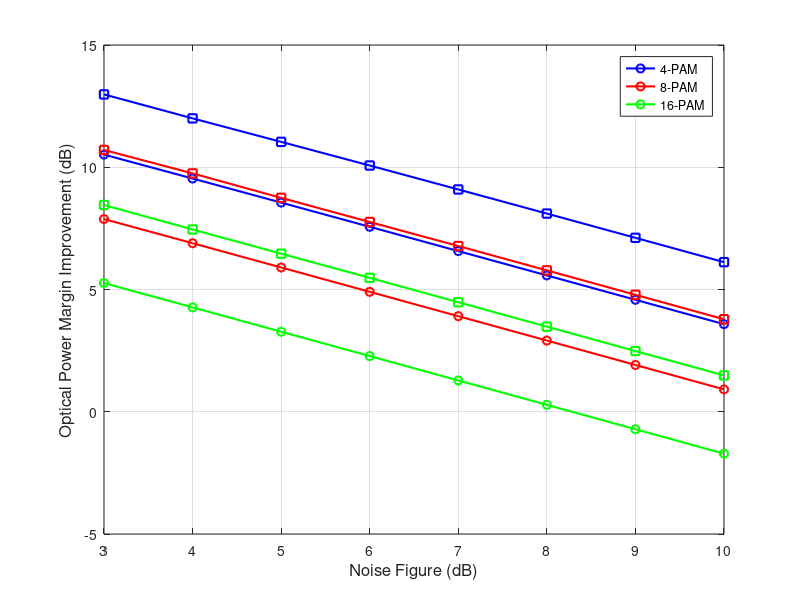
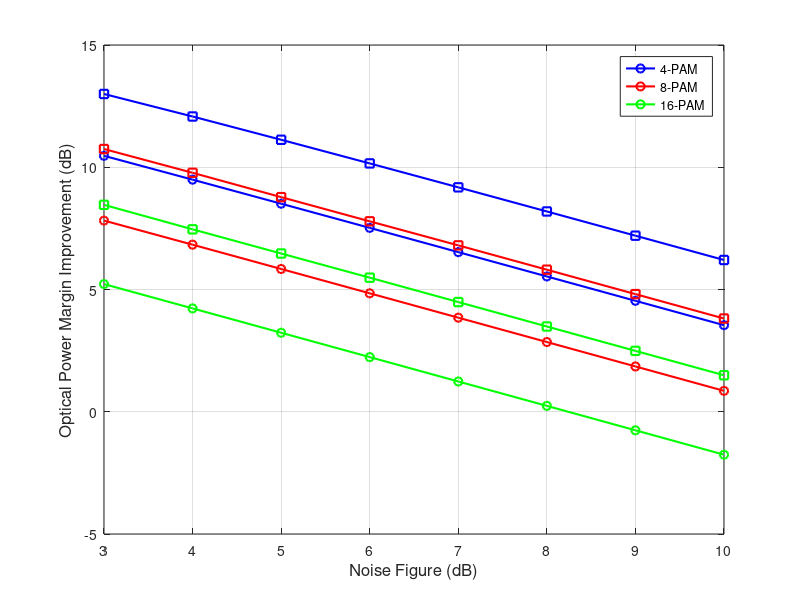

The MATLAB script that drew these images, in order:
clear, clc, close all

load('soa_awgn_results_req_Ptx_vs_Fn.mat')

pin.Ptxreq(1).eq_spaced = -13.696431025987138;
pin.Ptxreq(1).optimized = -13.713654564942999;
pin.Ptxreq(2).eq_spaced = -10.851632818179333;
pin.Ptxreq(2).optimized = -10.899533093257471;
pin.Ptxreq(3).eq_spaced = -7.947794653274341;
pin.Ptxreq(3).optimized = -8.131931360279786;

%% Power improvement
figure, grid on, hold on, box on
Colors = {'b', 'r', 'g', 'k'};
plot(Fn, pin.Ptxreq(1).eq_spaced - PtxdBm_req{1}.eq_spaced, 'LineWidth', 1.5, 'Marker', 'o', 'Color', Colors{1});
plot(Fn, pin.Ptxreq(2).eq_spaced - PtxdBm_req{2}.eq_spaced, 'LineWidth', 1.5, 'Marker', 'o', 'Color', Colors{2});
plot(Fn, pin.Ptxreq(3).eq_spaced - PtxdBm_req{3}.eq_spaced, 'LineWidth', 1.5, 'Marker', 'o', 'Color', Colors{3});

plot(Fn, pin.Ptxreq(1).eq_spaced - PtxdBm_req{1}.optimized, 'LineWidth', 1.5, 'Marker', 's', 'Color', Colors{1});
plot(Fn, pin.Ptxreq(2).eq_spaced - PtxdBm_req{2}.optimized, 'LineWidth', 1.5, 'Marker', 's', 'Color', Colors{2});
plot(Fn, pin.Ptxreq(3).eq_spaced - PtxdBm_req{3}.optimized, 'LineWidth', 1.5, 'Marker', 's', 'Color', Colors{3});

xlabel('Noise Figure (dB)', 'Fontsize', 12)
ylabel('Optical Power Margin Improvement (dB)', 'Fontsize', 12)
legend('4-PAM', '8-PAM', '16-PAM')

figure, grid on, hold on, box on
Colors = {'b', 'r', 'g', 'k'};
plot(Fn, pin.Ptxreq(1).eq_spaced - PtxdBm_req_polarizer{1}.eq_spaced, 'LineWidth', 1.5, 'Marker', 'o', 'Color', Colors{1});
plot(Fn, pin.Ptxreq(2).eq_spaced - PtxdBm_req_polarizer{2}.eq_spaced, 'LineWidth', 1.5, 'Marker', 'o', 'Color', Colors{2});
plot(Fn, pin.Ptxreq(3).eq_spaced - PtxdBm_req_polarizer{3}.eq_spaced, 'LineWidth', 1.5, 'Marker', 'o', 'Color', Colors{3});

plot(Fn, pin.Ptxreq(1).eq_spaced - PtxdBm_req_polarizer{1}.optimized, 'LineWidth', 1.5, 'Marker', 's', 'Color', Colors{1});
plot(Fn, pin.Ptxreq(2).eq_spaced - PtxdBm_req_polarizer{2}.optimized, 'LineWidth', 1.5, 'Marker', 's', 'Color', Colors{2});
plot(Fn, pin.Ptxreq(3).eq_spaced - PtxdBm_req_polarizer{3}.optimized, 'LineWidth', 1.5, 'Marker', 's', 'Color', Colors{3});

xlabel('Noise Figure (dB)', 'Fontsize', 12)
ylabel('Optical Power Margin Improvement (dB)', 'Fontsize', 12)
legend('4-PAM', '8-PAM', '16-PAM')